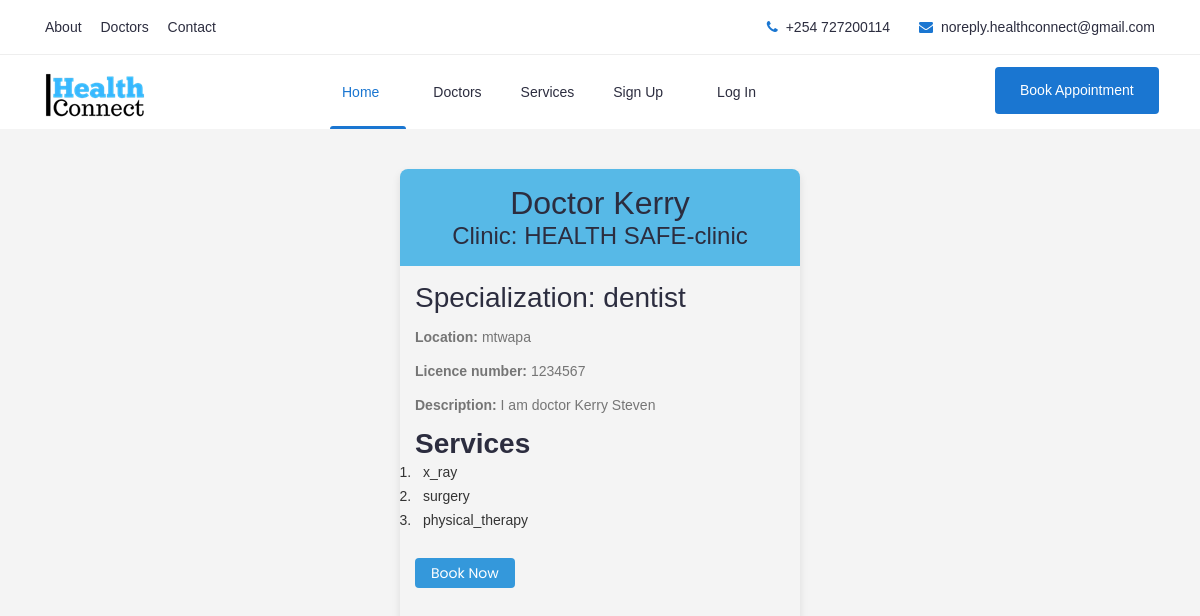
/doctor_list, run on the app's committed database.
### DAS/models.py (models this page shows, shortened)
class Doctor(db.Model):
    Doctor_id = db.Column(db.String(), primary_key=True)
    firstName = db.Column(db.String(20), nullable=False)
    lastName = db.Column(db.String(20), nullable=False)
    license_number = db.Column(db.Integer, unique=True, nullable=False)
    qualification = db.Column(db.String(20), nullable=False)
    specialization = db.Column(db.String(20), nullable=False)
    clinic_name = db.Column(db.String(20), nullable=False)
    clinic_address = db.Column(db.String(20), nullable=False)
    email = db.Column(db.String(120), unique=True, nullable=False)
    user_type = db.Column(db.String(10), default='Doctor')
    working_hours = db.Column(db.String, nullable=False)
    Short_description = db.Column(db.Text)
    services = db.relationship('Service', backref='doctor', lazy=True)  # One-to-Many relationship
    patients = db.relationship('Patient', secondary=doctor_patient_association, backref='doctors', lazy=True)
    profile_pic = db.Column(db.String(20), nullable=False, default='default.jpg')
    Appointments = db.relationship('Appointment', backref='doctor', lazy=True)

class Service(db.Model):
    service_id = db.Column(db.String(), primary_key=True)
    doctor_id = db.Column(db.String(), db.ForeignKey('doctor.Doctor_id'), nullable=False)
    service_name = db.Column(db.String(20), nullable=False)

### DAS/routes.py (the view)
@app.route('/doctor_list', methods=['GET', 'POST'])
def doctor_list():
    doctors = Doctor.query.all()
    return render_template('doctor_list.html', doctors = doctors)

### DAS/templates/doctor_list.html (shortened to what this page needs)
{% extends "layout.html" %}
{% block content %}
<head>
	<link rel="stylesheet" href="{{url_for('static', filename='css/doc_list.css')}}">
</head>
<body>
  <section>
    {% for doctor in doctors %}
      <div class="doctor-card">
        <div class="doctor-card-header">
          <h2>Doctor {{ doctor.firstName }}</h2>
          <h4>Clinic: {{ doctor.clinic_name }}</h4>
        </div>
        <div class="doctor-card-body">
          <h3>Specialization: {{ doctor.specialization }}</h3>
          <p><strong>Location:</strong> {{ doctor.clinic_address }}</p>
          <p><strong>Licence number: </strong>{{ doctor.license_number }}</p>
          <p><strong>Description: </strong>{{doctor.Short_description}} </p>
          <h3><b>Services</b></h3>
          <ol>
            {% for service in doctor.services %}
              <li>
                <div class="ml-2">{{ service.service_name }}</div>
              </li>
            {% endfor %}
          </ol>
          <a href="{{url_for('appointment_request', Doc_id = doctor.Doctor_id)}}"><button class="book-now-button">Book Now</button></a>
        </div>
      </div>
    {% endfor %}
  </section>
</body>
{% endblock %}

### DAS/templates/layout.html (shortened to what this page needs)
<!doctype html>
<html class="no-js" lang="zxx">
    <head>
		<link rel="stylesheet" href="{{url_for('static', filename='css/bootstrap.min.css')}}">
		<link rel="stylesheet" href="{{url_for('static', filename='css/nice-select.css')}}">
        <link rel="stylesheet" href="{{url_for('static', filename='css/font-awesome.min.css')}}">
        <link rel="stylesheet" href="{{url_for('static',filename='css/icofont.css')}}">
		<link rel="stylesheet" href="{{url_for('static', filename='css/slicknav.min.css')}}">
        <link rel="stylesheet" href="{{url_for('static', filename='css/owl-carousel.css')}}">
		<link rel="stylesheet" href="{{url_for('static', filename='css/datepicker.css')}}">
        <link rel="stylesheet" href="{{url_for('static', filename='css/animate.min.css')}}">
        <link rel="stylesheet" href="{{url_for('static', filename='css/magnific-popup.css')}}">
        <link rel="stylesheet" href="{{url_for('static', filename='css/normalize.css')}}">
        <link rel="stylesheet" href="{{url_for('static', filename='style.css')}}">
        <link rel="stylesheet" href="{{url_for('static', filename='css/responsive.css')}}">
    </head>
    <body>
		<header class="header" >
			<div class="topbar">
				<div class="container">
					<div class="row">
						<div class="col-lg-6 col-md-5 col-12">
							<ul class="top-link">
								<li><a href="{{url_for('doctors')}}">About</a></li>
								<li><a href="{{url_for('doctor_list')}}">Doctors</a></li>
								<li><a href="{{url_for('doctors')}}">Contact</a></li>
							</ul>
						</div>
						<div class="col-lg-6 col-md-7 col-12">
							<ul class="top-contact">
								<li><i class="fa fa-phone"></i>+254 727200114</li>
								<li><i class="fa fa-envelope"></i><a href="mailto:support@yourmail.com">noreply.healthconnect@gmail.com</a></li>
							</ul>
						</div>
					</div>
				</div>
			</div>
			<div class="header-inner">
				<div class="container">
					<div class="inner">
						<div class="row">
							<div class="col-lg-3 col-md-3 col-12">
								<div class="logo">
									<a href="{{url_for('home')}}"><img src="static/img/logo.png" alt="#"></a>
								</div>
							</div>
							<div class="col-lg-7 col-md-9 col-12">
								<div class="main-menu">
									<nav class="navigation">
										<ul class="nav menu">
											<li class="active"><a href="{{url_for('home')}}">Home <i class="icofont-rounded-down"></i></a>
											</li>
											<li><a href="{{url_for('doctor_list')}}">Doctors </a></li>
											<li><a href="{{url_for('service')}}">Services </a></li>
											{% if current_user.is_authenticated %}
												<li><a href="{{url_for('account')}}">Account</a></li>
												<li><a href="{{url_for('logout')}}">Log out</a></li>
											{% else %}
												<li><a href="{{url_for('registration')}}">Sign Up <i class="icofont-rounded-down"></i></a>
												<li><a href="{{url_for('login')}}">Log in</a></li>
											{% endif %}
										</ul>
									</nav>
								</div>
							</div>
							<div class="col-lg-2 col-12">
								<div class="get-quote">
									<a href="{{url_for('doctor_list')}}" class="btn">Book Appointment</a>
								</div>
							</div>
						</div>
					</div>
				</div>
			</div>
		</header>
		{% block content %}{% endblock %}
    </body>
</html>

### DAS/static/css/doc_list.css (style rules this page uses)
body { font-family: Arial, sans-serif; margin: 0; padding: 0; background-color: #f4f4f4; color: #333; }
section { display: flex; flex-wrap: wrap; justify-content: center; padding: 20px; }
.doctor-card { width: 400px; height: 500px; margin: 20px; border-radius: 8px; overflow: hidden; box-shadow: 0 4px 8px rgba(0, 0, 0, 0.1); transition: background-color 0.3s, box-shadow 0.3s; cursor: pointer; }
.doctor-card a { text-decoration: none; color: inherit; }
.doctor-card-header { background-color: #57b9e7; color: #fff; padding: 15px; text-align: center; }
.doctor-card-body { padding: 15px; }
h2, h3 { margin: 0; }
p { margin: 10px 0; }
.book-now-button { background-color: #3498db; color: #fff; padding: 8px 16px; border: none; border-radius: 4px; cursor: pointer; transition: background-color 0.3s; margin-top: 10px; }

### data on the page
Doctor: firstName "Kerry", clinic_name "HEALTH SAFE-clinic", specialization "dentist", clinic_address "mtwapa", license_number "1234567", Short_description "I am doctor Kerry Steven"
Service: service_name "x_ray"
Service: service_name "surgery"
Service: service_name "physical_therapy"
